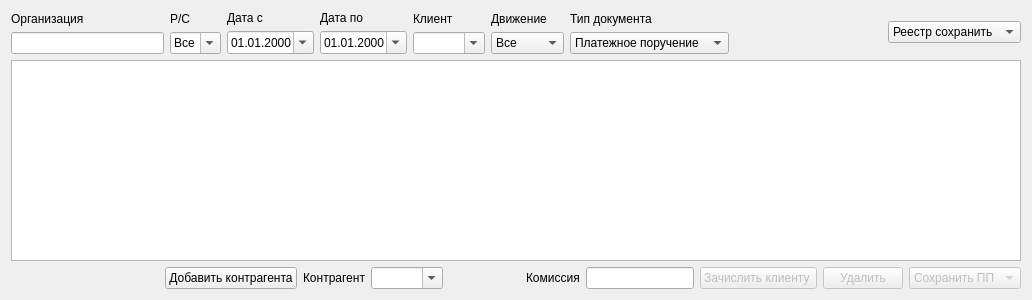
<?xml version="1.0" encoding="UTF-8"?>
<ui version="4.0">
 <class>class_ref_pp</class>
 <widget class="QWidget" name="class_ref_pp">
  <property name="geometry">
   <rect>
    <x>0</x>
    <y>0</y>
    <width>1032</width>
    <height>300</height>
   </rect>
  </property>
  <property name="windowTitle">
   <string>Form</string>
  </property>
  <layout class="QGridLayout" name="gridLayout">
   <item row="2" column="0">
    <layout class="QHBoxLayout" name="horizontalLayout_2">
     <item>
      <spacer name="horizontalSpacer">
       <property name="orientation">
        <enum>Qt::Horizontal</enum>
       </property>
       <property name="sizeHint" stdset="0">
        <size>
         <width>40</width>
         <height>20</height>
        </size>
       </property>
      </spacer>
     </item>
     <item>
      <spacer name="horizontalSpacer_4">
       <property name="orientation">
        <enum>Qt::Horizontal</enum>
       </property>
       <property name="sizeHint" stdset="0">
        <size>
         <width>40</width>
         <height>20</height>
        </size>
       </property>
      </spacer>
     </item>
     <item>
      <widget class="QPushButton" name="pushButton_add_client">
       <property name="text">
        <string>Добавить контрагента</string>
       </property>
      </widget>
     </item>
     <item>
      <widget class="QLabel" name="label_5">
       <property name="text">
        <string>Контрагент</string>
       </property>
      </widget>
     </item>
     <item>
      <widget class="QComboBox" name="comboBox_client">
       <property name="editable">
        <bool>true</bool>
       </property>
       <property name="currentIndex">
        <number>-1</number>
       </property>
       <property name="insertPolicy">
        <enum>QComboBox::NoInsert</enum>
       </property>
      </widget>
     </item>
     <item>
      <spacer name="horizontalSpacer_3">
       <property name="orientation">
        <enum>Qt::Horizontal</enum>
       </property>
       <property name="sizeHint" stdset="0">
        <size>
         <width>40</width>
         <height>20</height>
        </size>
       </property>
      </spacer>
     </item>
     <item>
      <widget class="QLabel" name="label_6">
       <property name="text">
        <string>Комиссия</string>
       </property>
      </widget>
     </item>
     <item>
      <widget class="QLineEdit" name="lineEdit_margin"/>
     </item>
     <item>
      <widget class="QPushButton" name="pushButton_to_client">
       <property name="enabled">
        <bool>false</bool>
       </property>
       <property name="text">
        <string>Зачислить клиенту </string>
       </property>
      </widget>
     </item>
     <item>
      <widget class="QPushButton" name="pushButton_del">
       <property name="enabled">
        <bool>false</bool>
       </property>
       <property name="text">
        <string>Удалить</string>
       </property>
      </widget>
     </item>
     <item>
      <widget class="QComboBox" name="comboBox_print_save">
       <property name="enabled">
        <bool>false</bool>
       </property>
       <item>
        <property name="text">
         <string>Сохранить ПП</string>
        </property>
       </item>
       <item>
        <property name="text">
         <string>Печатать ПП</string>
        </property>
       </item>
      </widget>
     </item>
    </layout>
   </item>
   <item row="1" column="0">
    <widget class="QTableView" name="tableView">
     <property name="selectionMode">
      <enum>QAbstractItemView::ExtendedSelection</enum>
     </property>
     <property name="selectionBehavior">
      <enum>QAbstractItemView::SelectRows</enum>
     </property>
     <property name="sortingEnabled">
      <bool>true</bool>
     </property>
    </widget>
   </item>
   <item row="0" column="0">
    <layout class="QHBoxLayout" name="horizontalLayout">
     <item>
      <layout class="QVBoxLayout" name="verticalLayout_7">
       <item>
        <widget class="QLabel" name="label_8">
         <property name="text">
          <string>Организация</string>
         </property>
        </widget>
       </item>
       <item>
        <widget class="QLineEdit" name="lineEdit_firm"/>
       </item>
      </layout>
     </item>
     <item>
      <layout class="QVBoxLayout" name="verticalLayout">
       <item>
        <widget class="QLabel" name="label">
         <property name="text">
          <string>Р/С</string>
         </property>
        </widget>
       </item>
       <item>
        <widget class="QComboBox" name="comboBox_rs">
         <property name="editable">
          <bool>true</bool>
         </property>
         <property name="insertPolicy">
          <enum>QComboBox::NoInsert</enum>
         </property>
         <item>
          <property name="text">
           <string>Все</string>
          </property>
         </item>
        </widget>
       </item>
      </layout>
     </item>
     <item>
      <layout class="QVBoxLayout" name="verticalLayout_2">
       <item>
        <widget class="QLabel" name="label_2">
         <property name="text">
          <string>Дата с</string>
         </property>
        </widget>
       </item>
       <item>
        <widget class="QDateEdit" name="dateEdit_date_s">
         <property name="displayFormat">
          <string>dd.MM.yyyy</string>
         </property>
         <property name="calendarPopup">
          <bool>true</bool>
         </property>
        </widget>
       </item>
      </layout>
     </item>
     <item>
      <layout class="QVBoxLayout" name="verticalLayout_3">
       <item>
        <widget class="QLabel" name="label_3">
         <property name="text">
          <string>Дата по</string>
         </property>
        </widget>
       </item>
       <item>
        <widget class="QDateEdit" name="dateEdit_date_po">
         <property name="displayFormat">
          <string>dd.MM.yyyy</string>
         </property>
         <property name="calendarPopup">
          <bool>true</bool>
         </property>
        </widget>
       </item>
      </layout>
     </item>
     <item>
      <layout class="QVBoxLayout" name="verticalLayout_8">
       <item>
        <widget class="QLabel" name="label_9">
         <property name="text">
          <string>Клиент</string>
         </property>
        </widget>
       </item>
       <item>
        <widget class="QComboBox" name="comboBox_client_filter">
         <property name="editable">
          <bool>true</bool>
         </property>
         <property name="insertPolicy">
          <enum>QComboBox::NoInsert</enum>
         </property>
        </widget>
       </item>
      </layout>
     </item>
     <item>
      <layout class="QVBoxLayout" name="verticalLayout_4">
       <item>
        <widget class="QLabel" name="label_4">
         <property name="text">
          <string>Движение</string>
         </property>
        </widget>
       </item>
       <item>
        <widget class="QComboBox" name="comboBox_type">
         <item>
          <property name="text">
           <string>Все</string>
          </property>
         </item>
         <item>
          <property name="text">
           <string>Расход</string>
          </property>
         </item>
         <item>
          <property name="text">
           <string>Приход</string>
          </property>
         </item>
        </widget>
       </item>
      </layout>
     </item>
     <item>
      <layout class="QVBoxLayout" name="verticalLayout_6">
       <item>
        <widget class="QLabel" name="label_7">
         <property name="text">
          <string>Тип документа</string>
         </property>
        </widget>
       </item>
       <item>
        <widget class="QComboBox" name="comboBox_type_doc">
         <item>
          <property name="text">
           <string>Платежное поручение</string>
          </property>
         </item>
         <item>
          <property name="text">
           <string>Банковский ордер</string>
          </property>
         </item>
         <item>
          <property name="text">
           <string>Все</string>
          </property>
         </item>
        </widget>
       </item>
      </layout>
     </item>
     <item>
      <spacer name="horizontalSpacer_2">
       <property name="orientation">
        <enum>Qt::Horizontal</enum>
       </property>
       <property name="sizeHint" stdset="0">
        <size>
         <width>40</width>
         <height>20</height>
        </size>
       </property>
      </spacer>
     </item>
     <item>
      <widget class="QComboBox" name="comboBox_register">
       <item>
        <property name="text">
         <string>Реестр сохранить</string>
        </property>
       </item>
       <item>
        <property name="text">
         <string>Реестр печатать</string>
        </property>
       </item>
      </widget>
     </item>
     <item>
      <layout class="QVBoxLayout" name="verticalLayout_5"/>
     </item>
    </layout>
   </item>
  </layout>
 </widget>
 <resources/>
 <connections/>
</ui>
